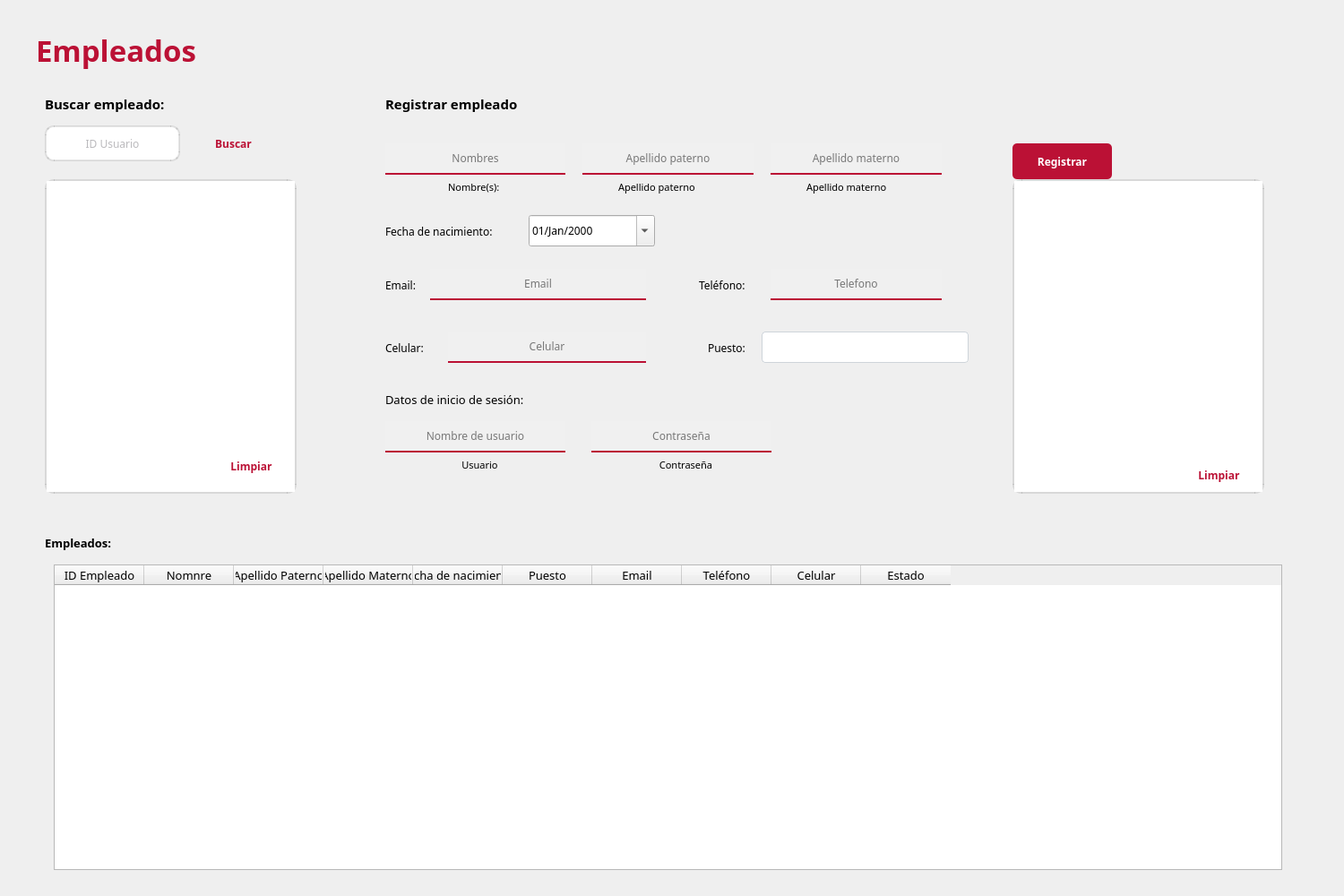
<?xml version="1.0" encoding="UTF-8"?>
<ui version="4.0">
 <class>Empleados</class>
 <widget class="QMainWindow" name="Empleados">
  <property name="geometry">
   <rect>
    <x>0</x>
    <y>0</y>
    <width>1500</width>
    <height>1000</height>
   </rect>
  </property>
  <property name="font">
   <font>
    <family>Product Sans</family>
    <pointsize>10</pointsize>
   </font>
  </property>
  <property name="windowTitle">
   <string>MainWindow</string>
  </property>
  <widget class="QWidget" name="centralwidget">
   <widget class="QLabel" name="label">
    <property name="geometry">
     <rect>
      <x>40</x>
      <y>20</y>
      <width>261</width>
      <height>71</height>
     </rect>
    </property>
    <property name="font">
     <font>
      <family>Product Sans</family>
      <pointsize>25</pointsize>
      <weight>75</weight>
      <bold>true</bold>
     </font>
    </property>
    <property name="styleSheet">
     <string notr="true">color: #bb1135;</string>
    </property>
    <property name="text">
     <string>Empleados</string>
    </property>
   </widget>
   <widget class="QTableWidget" name="tbwEmpleados">
    <property name="geometry">
     <rect>
      <x>60</x>
      <y>630</y>
      <width>1371</width>
      <height>341</height>
     </rect>
    </property>
    <property name="font">
     <font>
      <family>Product Sans</family>
     </font>
    </property>
    <attribute name="verticalHeaderVisible">
     <bool>true</bool>
    </attribute>
    <column>
     <property name="text">
      <string>ID Empleado</string>
     </property>
    </column>
    <column>
     <property name="text">
      <string>Nomnre</string>
     </property>
    </column>
    <column>
     <property name="text">
      <string>Apellido Paterno</string>
     </property>
    </column>
    <column>
     <property name="text">
      <string>Apellido Materno</string>
     </property>
    </column>
    <column>
     <property name="text">
      <string>Fecha de nacimiento</string>
     </property>
    </column>
    <column>
     <property name="text">
      <string>Puesto</string>
     </property>
    </column>
    <column>
     <property name="text">
      <string>Email</string>
     </property>
    </column>
    <column>
     <property name="text">
      <string>Teléfono</string>
     </property>
    </column>
    <column>
     <property name="text">
      <string>Celular</string>
     </property>
    </column>
    <column>
     <property name="text">
      <string>Estado</string>
     </property>
    </column>
   </widget>
   <widget class="QLabel" name="label_2">
    <property name="geometry">
     <rect>
      <x>50</x>
      <y>590</y>
      <width>141</width>
      <height>31</height>
     </rect>
    </property>
    <property name="font">
     <font>
      <pointsize>10</pointsize>
      <weight>75</weight>
      <bold>true</bold>
     </font>
    </property>
    <property name="text">
     <string>Empleados:</string>
    </property>
   </widget>
   <widget class="QLabel" name="label_3">
    <property name="geometry">
     <rect>
      <x>50</x>
      <y>100</y>
      <width>161</width>
      <height>31</height>
     </rect>
    </property>
    <property name="font">
     <font>
      <pointsize>11</pointsize>
      <weight>75</weight>
      <bold>true</bold>
     </font>
    </property>
    <property name="text">
     <string>Buscar empleado:</string>
    </property>
   </widget>
   <widget class="QLineEdit" name="txtIdUsuario">
    <property name="geometry">
     <rect>
      <x>50</x>
      <y>140</y>
      <width>151</width>
      <height>40</height>
     </rect>
    </property>
    <property name="font">
     <font>
      <pointsize>9</pointsize>
     </font>
    </property>
    <property name="styleSheet">
     <string notr="true">QLineEdit {
	color: #77767c;
	border: 2px solid  rgba(0,0,0,0.1);
	border-radius: 10px;
	padding: 10px;
}

QLineEdit:focus {
	border:2px solid #c8d6ed;
}</string>
    </property>
    <property name="alignment">
     <set>Qt::AlignCenter</set>
    </property>
    <property name="placeholderText">
     <string>ID Usuario</string>
    </property>
   </widget>
   <widget class="QPushButton" name="btnRegistrar">
    <property name="geometry">
     <rect>
      <x>1130</x>
      <y>160</y>
      <width>111</width>
      <height>40</height>
     </rect>
    </property>
    <property name="font">
     <font>
      <family>Product Sans</family>
      <pointsize>9</pointsize>
      <weight>75</weight>
      <bold>true</bold>
     </font>
    </property>
    <property name="styleSheet">
     <string notr="true">QPushButton {
	color: #fff;
	background-color: #bb1135;
	border-radius: 5px;
	border: none;
}

QPushButton:pressed {
	background-color: #4d0000;
}</string>
    </property>
    <property name="text">
     <string>Registrar</string>
    </property>
   </widget>
   <widget class="QTextEdit" name="txtDatos">
    <property name="geometry">
     <rect>
      <x>50</x>
      <y>200</y>
      <width>281</width>
      <height>351</height>
     </rect>
    </property>
    <property name="font">
     <font>
      <pointsize>9</pointsize>
     </font>
    </property>
    <property name="styleSheet">
     <string notr="true">QTextEdit {
	color: #77767c;
	border: 2px solid  rgba(0,0,0,0.1);
	border-radius: 10px;
}

QTextEdit:focus {
	border:2px solid #c8d6ed;
}</string>
    </property>
   </widget>
   <widget class="QPushButton" name="btnLimpiar">
    <property name="geometry">
     <rect>
      <x>240</x>
      <y>500</y>
      <width>81</width>
      <height>40</height>
     </rect>
    </property>
    <property name="font">
     <font>
      <family>Product Sans</family>
      <pointsize>9</pointsize>
      <weight>75</weight>
      <bold>true</bold>
     </font>
    </property>
    <property name="styleSheet">
     <string notr="true">QPushButton {
	color: #bb1135;
	border-radius: 5px;
	border: none;
}

QPushButton:pressed {
	color: #4d0000;
}</string>
    </property>
    <property name="text">
     <string>Limpiar</string>
    </property>
   </widget>
   <widget class="QLabel" name="label_4">
    <property name="geometry">
     <rect>
      <x>430</x>
      <y>100</y>
      <width>191</width>
      <height>31</height>
     </rect>
    </property>
    <property name="font">
     <font>
      <pointsize>11</pointsize>
      <weight>75</weight>
      <bold>true</bold>
     </font>
    </property>
    <property name="text">
     <string>Registrar empleado</string>
    </property>
   </widget>
   <widget class="QLineEdit" name="txtNombre">
    <property name="geometry">
     <rect>
      <x>430</x>
      <y>160</y>
      <width>201</width>
      <height>35</height>
     </rect>
    </property>
    <property name="font">
     <font>
      <family>Product Sans</family>
      <pointsize>9</pointsize>
     </font>
    </property>
    <property name="styleSheet">
     <string notr="true">QLineEdit {
	background-color: rgb(240, 240, 240);
	border: none;
	border-bottom: 2px solid #bb1135;
}</string>
    </property>
    <property name="alignment">
     <set>Qt::AlignCenter</set>
    </property>
    <property name="placeholderText">
     <string>Nombres</string>
    </property>
   </widget>
   <widget class="QLineEdit" name="txtPaterno">
    <property name="geometry">
     <rect>
      <x>650</x>
      <y>160</y>
      <width>191</width>
      <height>35</height>
     </rect>
    </property>
    <property name="font">
     <font>
      <family>Product Sans</family>
      <pointsize>9</pointsize>
     </font>
    </property>
    <property name="styleSheet">
     <string notr="true">QLineEdit {
	background-color: rgb(240, 240, 240);
	border: none;
	border-bottom: 2px solid #bb1135;
}</string>
    </property>
    <property name="text">
     <string/>
    </property>
    <property name="alignment">
     <set>Qt::AlignCenter</set>
    </property>
    <property name="placeholderText">
     <string>Apellido paterno</string>
    </property>
   </widget>
   <widget class="QLineEdit" name="txtMaterno">
    <property name="geometry">
     <rect>
      <x>860</x>
      <y>160</y>
      <width>191</width>
      <height>35</height>
     </rect>
    </property>
    <property name="font">
     <font>
      <family>Product Sans</family>
      <pointsize>9</pointsize>
     </font>
    </property>
    <property name="styleSheet">
     <string notr="true">QLineEdit {
	background-color: rgb(240, 240, 240);
	border: none;
	border-bottom: 2px solid #bb1135;
}</string>
    </property>
    <property name="text">
     <string/>
    </property>
    <property name="alignment">
     <set>Qt::AlignCenter</set>
    </property>
    <property name="placeholderText">
     <string>Apellido materno</string>
    </property>
   </widget>
   <widget class="QLabel" name="label_5">
    <property name="geometry">
     <rect>
      <x>500</x>
      <y>200</y>
      <width>71</width>
      <height>17</height>
     </rect>
    </property>
    <property name="font">
     <font>
      <pointsize>8</pointsize>
     </font>
    </property>
    <property name="text">
     <string>Nombre(s):</string>
    </property>
   </widget>
   <widget class="QLabel" name="label_6">
    <property name="geometry">
     <rect>
      <x>690</x>
      <y>200</y>
      <width>101</width>
      <height>17</height>
     </rect>
    </property>
    <property name="font">
     <font>
      <pointsize>8</pointsize>
     </font>
    </property>
    <property name="text">
     <string>Apellido paterno</string>
    </property>
   </widget>
   <widget class="QLabel" name="label_7">
    <property name="geometry">
     <rect>
      <x>900</x>
      <y>200</y>
      <width>111</width>
      <height>17</height>
     </rect>
    </property>
    <property name="font">
     <font>
      <pointsize>8</pointsize>
     </font>
    </property>
    <property name="text">
     <string>Apellido materno</string>
    </property>
   </widget>
   <widget class="QLabel" name="label_8">
    <property name="geometry">
     <rect>
      <x>430</x>
      <y>250</y>
      <width>161</width>
      <height>17</height>
     </rect>
    </property>
    <property name="font">
     <font>
      <pointsize>9</pointsize>
     </font>
    </property>
    <property name="text">
     <string>Fecha de nacimiento:</string>
    </property>
   </widget>
   <widget class="QDateEdit" name="dateNacimiento">
    <property name="geometry">
     <rect>
      <x>590</x>
      <y>240</y>
      <width>141</width>
      <height>35</height>
     </rect>
    </property>
    <property name="font">
     <font>
      <pointsize>9</pointsize>
     </font>
    </property>
    <property name="displayFormat">
     <string>dd/MMM/yyyy</string>
    </property>
    <property name="calendarPopup">
     <bool>true</bool>
    </property>
   </widget>
   <widget class="QLabel" name="label_9">
    <property name="geometry">
     <rect>
      <x>430</x>
      <y>310</y>
      <width>61</width>
      <height>17</height>
     </rect>
    </property>
    <property name="font">
     <font>
      <pointsize>9</pointsize>
     </font>
    </property>
    <property name="text">
     <string>Email:</string>
    </property>
   </widget>
   <widget class="QLineEdit" name="txtEmail">
    <property name="geometry">
     <rect>
      <x>480</x>
      <y>300</y>
      <width>241</width>
      <height>35</height>
     </rect>
    </property>
    <property name="font">
     <font>
      <family>Product Sans</family>
      <pointsize>9</pointsize>
     </font>
    </property>
    <property name="styleSheet">
     <string notr="true">QLineEdit {
	background-color: rgb(240, 240, 240);
	border: none;
	border-bottom: 2px solid #bb1135;
}</string>
    </property>
    <property name="alignment">
     <set>Qt::AlignCenter</set>
    </property>
    <property name="placeholderText">
     <string>Email</string>
    </property>
   </widget>
   <widget class="QLineEdit" name="txtTelefono">
    <property name="geometry">
     <rect>
      <x>860</x>
      <y>300</y>
      <width>191</width>
      <height>35</height>
     </rect>
    </property>
    <property name="font">
     <font>
      <family>Product Sans</family>
      <pointsize>9</pointsize>
     </font>
    </property>
    <property name="styleSheet">
     <string notr="true">QLineEdit {
	background-color: rgb(240, 240, 240);
	border: none;
	border-bottom: 2px solid #bb1135;
}</string>
    </property>
    <property name="text">
     <string/>
    </property>
    <property name="alignment">
     <set>Qt::AlignCenter</set>
    </property>
    <property name="placeholderText">
     <string>Telefono</string>
    </property>
   </widget>
   <widget class="QLabel" name="label_10">
    <property name="geometry">
     <rect>
      <x>780</x>
      <y>310</y>
      <width>71</width>
      <height>17</height>
     </rect>
    </property>
    <property name="font">
     <font>
      <pointsize>9</pointsize>
     </font>
    </property>
    <property name="text">
     <string>Teléfono:</string>
    </property>
   </widget>
   <widget class="QLabel" name="label_11">
    <property name="geometry">
     <rect>
      <x>790</x>
      <y>380</y>
      <width>61</width>
      <height>17</height>
     </rect>
    </property>
    <property name="font">
     <font>
      <pointsize>9</pointsize>
     </font>
    </property>
    <property name="text">
     <string>Puesto:</string>
    </property>
   </widget>
   <widget class="QComboBox" name="cmbPuesto">
    <property name="geometry">
     <rect>
      <x>850</x>
      <y>370</y>
      <width>231</width>
      <height>35</height>
     </rect>
    </property>
    <property name="font">
     <font>
      <family>Product Sans</family>
     </font>
    </property>
    <property name="styleSheet">
     <string notr="true">QComboBox {
	border: 1px solid #ced4da;
	border-radius: 4px;
	padding-left: 15px;
}

QComboBox::drop-down {
	border: 0px;
}

QComboBox:on {
	border: 4px solid #c2dbfe;
}

QComboBox QListView {
	font-size: 12px;
	border: 1px solid rgba(0,0,0,.1);
	padding: 5px;
	background-color: #fff;
	outline: 0px;
}

QComboBox QListView:item {
	padding-left: 10px;
	background-color: #fff;
}

QComboBox QListView:item:hover {
	background-color: #1e90ff;
}

QComboBox QListView:item:selected {
	background-color: #1e90ff;
}</string>
    </property>
   </widget>
   <widget class="QLabel" name="label_13">
    <property name="geometry">
     <rect>
      <x>430</x>
      <y>430</y>
      <width>201</width>
      <height>31</height>
     </rect>
    </property>
    <property name="font">
     <font>
      <pointsize>10</pointsize>
      <weight>50</weight>
      <bold>false</bold>
     </font>
    </property>
    <property name="text">
     <string>Datos de inicio de sesión:</string>
    </property>
   </widget>
   <widget class="QLabel" name="label_14">
    <property name="geometry">
     <rect>
      <x>500</x>
      <y>510</y>
      <width>71</width>
      <height>17</height>
     </rect>
    </property>
    <property name="font">
     <font>
      <pointsize>8</pointsize>
     </font>
    </property>
    <property name="text">
     <string>Usuario</string>
    </property>
    <property name="alignment">
     <set>Qt::AlignCenter</set>
    </property>
   </widget>
   <widget class="QLineEdit" name="txtUsuario">
    <property name="geometry">
     <rect>
      <x>430</x>
      <y>470</y>
      <width>201</width>
      <height>35</height>
     </rect>
    </property>
    <property name="font">
     <font>
      <family>Product Sans</family>
      <pointsize>9</pointsize>
     </font>
    </property>
    <property name="styleSheet">
     <string notr="true">QLineEdit {
	background-color: rgb(240, 240, 240);
	border: none;
	border-bottom: 2px solid #bb1135;
}</string>
    </property>
    <property name="alignment">
     <set>Qt::AlignCenter</set>
    </property>
    <property name="placeholderText">
     <string>Nombre de usuario</string>
    </property>
   </widget>
   <widget class="QLineEdit" name="txtContrasenia">
    <property name="geometry">
     <rect>
      <x>660</x>
      <y>470</y>
      <width>201</width>
      <height>35</height>
     </rect>
    </property>
    <property name="font">
     <font>
      <family>Product Sans</family>
      <pointsize>9</pointsize>
     </font>
    </property>
    <property name="styleSheet">
     <string notr="true">QLineEdit {
	background-color: rgb(240, 240, 240);
	border: none;
	border-bottom: 2px solid #bb1135;
}</string>
    </property>
    <property name="text">
     <string/>
    </property>
    <property name="alignment">
     <set>Qt::AlignCenter</set>
    </property>
    <property name="placeholderText">
     <string>Contraseña</string>
    </property>
   </widget>
   <widget class="QLabel" name="label_15">
    <property name="geometry">
     <rect>
      <x>720</x>
      <y>510</y>
      <width>91</width>
      <height>17</height>
     </rect>
    </property>
    <property name="font">
     <font>
      <pointsize>8</pointsize>
     </font>
    </property>
    <property name="text">
     <string>Contraseña</string>
    </property>
    <property name="alignment">
     <set>Qt::AlignCenter</set>
    </property>
   </widget>
   <widget class="QPushButton" name="btnBuscar">
    <property name="geometry">
     <rect>
      <x>220</x>
      <y>140</y>
      <width>81</width>
      <height>40</height>
     </rect>
    </property>
    <property name="font">
     <font>
      <family>Product Sans</family>
      <pointsize>9</pointsize>
      <weight>75</weight>
      <bold>true</bold>
     </font>
    </property>
    <property name="styleSheet">
     <string notr="true">QPushButton {
	color: #bb1135;
	border-radius: 5px;
	border: none;
}

QPushButton:pressed {
	color: #4d0000;
}</string>
    </property>
    <property name="text">
     <string>Buscar</string>
    </property>
   </widget>
   <widget class="QTextEdit" name="txtRegistro">
    <property name="geometry">
     <rect>
      <x>1130</x>
      <y>200</y>
      <width>281</width>
      <height>351</height>
     </rect>
    </property>
    <property name="styleSheet">
     <string notr="true">QTextEdit {
	color: #77767c;
	border: 2px solid  rgba(0,0,0,0.1);
	border-radius: 10px;
}

QTextEdit:focus {
	border:2px solid #c8d6ed;
}</string>
    </property>
   </widget>
   <widget class="QPushButton" name="btnLimpiar2">
    <property name="geometry">
     <rect>
      <x>1320</x>
      <y>510</y>
      <width>81</width>
      <height>40</height>
     </rect>
    </property>
    <property name="font">
     <font>
      <family>Product Sans</family>
      <pointsize>9</pointsize>
      <weight>75</weight>
      <bold>true</bold>
     </font>
    </property>
    <property name="styleSheet">
     <string notr="true">QPushButton {
	color: #bb1135;
	border-radius: 5px;
	border: none;
}

QPushButton:pressed {
	color: #4d0000;
}</string>
    </property>
    <property name="text">
     <string>Limpiar</string>
    </property>
   </widget>
   <widget class="QLineEdit" name="txtCelular">
    <property name="geometry">
     <rect>
      <x>500</x>
      <y>370</y>
      <width>221</width>
      <height>35</height>
     </rect>
    </property>
    <property name="font">
     <font>
      <family>Product Sans</family>
      <pointsize>9</pointsize>
     </font>
    </property>
    <property name="styleSheet">
     <string notr="true">QLineEdit {
	background-color: rgb(240, 240, 240);
	border: none;
	border-bottom: 2px solid #bb1135;
}</string>
    </property>
    <property name="text">
     <string/>
    </property>
    <property name="alignment">
     <set>Qt::AlignCenter</set>
    </property>
    <property name="placeholderText">
     <string>Celular</string>
    </property>
   </widget>
   <widget class="QLabel" name="label_12">
    <property name="geometry">
     <rect>
      <x>430</x>
      <y>380</y>
      <width>71</width>
      <height>17</height>
     </rect>
    </property>
    <property name="font">
     <font>
      <pointsize>9</pointsize>
     </font>
    </property>
    <property name="text">
     <string>Celular:</string>
    </property>
   </widget>
  </widget>
 </widget>
 <resources/>
 <connections/>
</ui>
